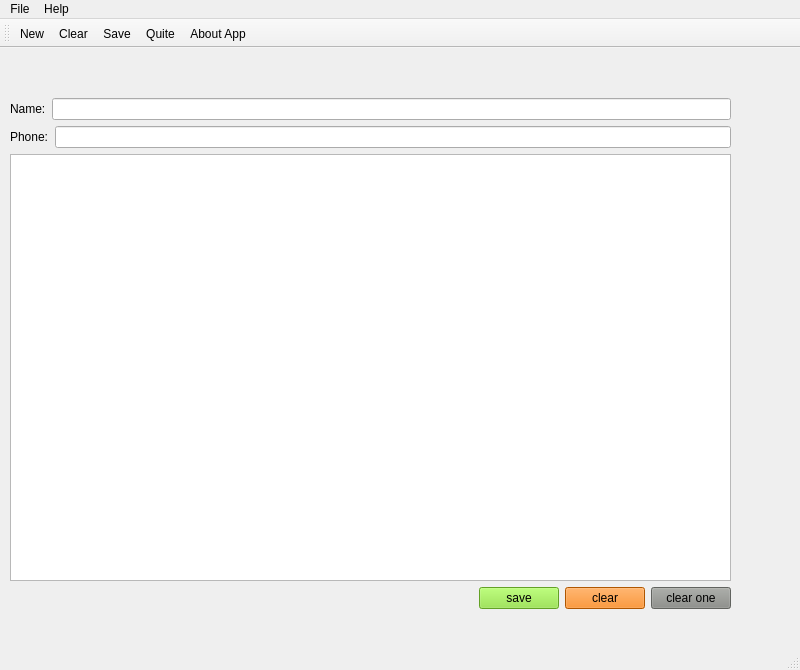
<?xml version="1.0" encoding="UTF-8"?>
<ui version="4.0">
 <class>MainWindow</class>
 <widget class="QMainWindow" name="MainWindow">
  <property name="geometry">
   <rect>
    <x>0</x>
    <y>0</y>
    <width>800</width>
    <height>670</height>
   </rect>
  </property>
  <property name="windowTitle">
   <string>ContactList</string>
  </property>
  <widget class="QWidget" name="centralwidget">
   <widget class="QWidget" name="">
    <property name="geometry">
     <rect>
      <x>10</x>
      <y>50</y>
      <width>721</width>
      <height>511</height>
     </rect>
    </property>
    <layout class="QVBoxLayout" name="verticalLayout">
     <item>
      <layout class="QHBoxLayout" name="horizontalLayout_2">
       <item>
        <widget class="QLabel" name="label">
         <property name="styleSheet">
          <string notr="true">font: 700 14pt &quot;Ubuntu Condensed&quot;;</string>
         </property>
         <property name="text">
          <string>Name:</string>
         </property>
        </widget>
       </item>
       <item>
        <widget class="QLineEdit" name="nameEdit"/>
       </item>
      </layout>
     </item>
     <item>
      <layout class="QHBoxLayout" name="horizontalLayout_3">
       <item>
        <widget class="QLabel" name="label_2">
         <property name="styleSheet">
          <string notr="true">font: 700 14pt &quot;Ubuntu Condensed&quot;;</string>
         </property>
         <property name="text">
          <string>Phone:</string>
         </property>
        </widget>
       </item>
       <item>
        <widget class="QLineEdit" name="phoneEdit"/>
       </item>
      </layout>
     </item>
     <item>
      <widget class="QTableView" name="tableView"/>
     </item>
     <item>
      <layout class="QHBoxLayout" name="horizontalLayout">
       <item>
        <spacer name="horizontalSpacer">
         <property name="orientation">
          <enum>Qt::Horizontal</enum>
         </property>
         <property name="sizeHint" stdset="0">
          <size>
           <width>358</width>
           <height>20</height>
          </size>
         </property>
        </spacer>
       </item>
       <item>
        <widget class="QPushButton" name="saveButton">
         <property name="styleSheet">
          <string notr="true">background-color: rgb(138, 226, 52);
font: 14pt &quot;Ubuntu Condensed&quot;;</string>
         </property>
         <property name="text">
          <string>save</string>
         </property>
        </widget>
       </item>
       <item>
        <widget class="QPushButton" name="clearButton">
         <property name="styleSheet">
          <string notr="true">background-color: rgb(245, 121, 0);
font: 14pt &quot;Ubuntu Condensed&quot;;</string>
         </property>
         <property name="text">
          <string>clear</string>
         </property>
        </widget>
       </item>
       <item>
        <widget class="QPushButton" name="clearOneButton">
         <property name="styleSheet">
          <string notr="true">font: 14pt &quot;Ubuntu Condensed&quot;;
background-color: rgb(136, 138, 133);</string>
         </property>
         <property name="text">
          <string>clear one</string>
         </property>
        </widget>
       </item>
      </layout>
     </item>
    </layout>
   </widget>
  </widget>
  <widget class="QMenuBar" name="menubar">
   <property name="geometry">
    <rect>
     <x>0</x>
     <y>0</y>
     <width>800</width>
     <height>22</height>
    </rect>
   </property>
   <widget class="QMenu" name="menuMenu">
    <property name="title">
     <string>File</string>
    </property>
    <addaction name="actionNew"/>
    <addaction name="actionCreate"/>
    <addaction name="actionSave"/>
    <addaction name="separator"/>
    <addaction name="separator"/>
    <addaction name="actionQuite"/>
   </widget>
   <widget class="QMenu" name="menuHelp">
    <property name="title">
     <string>Help</string>
    </property>
    <addaction name="actionAbout_App"/>
   </widget>
   <addaction name="menuMenu"/>
   <addaction name="menuHelp"/>
  </widget>
  <widget class="QStatusBar" name="statusbar"/>
  <widget class="QToolBar" name="toolBar">
   <property name="windowTitle">
    <string>toolBar</string>
   </property>
   <attribute name="toolBarArea">
    <enum>TopToolBarArea</enum>
   </attribute>
   <attribute name="toolBarBreak">
    <bool>false</bool>
   </attribute>
   <addaction name="actionNew"/>
   <addaction name="actionCreate"/>
   <addaction name="actionSave"/>
   <addaction name="actionQuite"/>
   <addaction name="actionAbout_App"/>
  </widget>
  <action name="actionNew">
   <property name="icon">
    <iconset resource="icons.qrc">
     <normaloff>:/images/images/new.png</normaloff>:/images/images/new.png</iconset>
   </property>
   <property name="text">
    <string>New</string>
   </property>
   <property name="shortcut">
    <string>Ctrl+N</string>
   </property>
  </action>
  <action name="actionCreate">
   <property name="icon">
    <iconset resource="icons.qrc">
     <normaloff>:/images/images/clear.png</normaloff>:/images/images/clear.png</iconset>
   </property>
   <property name="text">
    <string>Clear</string>
   </property>
   <property name="shortcut">
    <string>Ctrl+C</string>
   </property>
  </action>
  <action name="actionSave">
   <property name="icon">
    <iconset resource="icons.qrc">
     <normaloff>:/images/images/save.png</normaloff>:/images/images/save.png</iconset>
   </property>
   <property name="text">
    <string>Save</string>
   </property>
   <property name="shortcut">
    <string>Ctrl+S</string>
   </property>
  </action>
  <action name="actionQuite">
   <property name="icon">
    <iconset resource="icons.qrc">
     <normaloff>:/images/images/exit.png</normaloff>:/images/images/exit.png</iconset>
   </property>
   <property name="text">
    <string>Quite</string>
   </property>
   <property name="shortcut">
    <string>Ctrl+Q</string>
   </property>
  </action>
  <action name="actionAbout_App">
   <property name="icon">
    <iconset resource="icons.qrc">
     <normaloff>:/images/images/about.png</normaloff>:/images/images/about.png</iconset>
   </property>
   <property name="text">
    <string>About App</string>
   </property>
  </action>
 </widget>
 <resources>
  <include location="icons.qrc"/>
 </resources>
 <connections/>
</ui>
